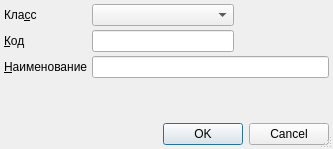
<?xml version="1.0" encoding="UTF-8"?>
<ui version="4.0">
 <class>ItemEditorDialog</class>
 <widget class="QDialog" name="ItemEditorDialog">
  <property name="geometry">
   <rect>
    <x>0</x>
    <y>0</y>
    <width>333</width>
    <height>149</height>
   </rect>
  </property>
  <property name="windowTitle">
   <string>ChangeMe!</string>
  </property>
  <property name="sizeGripEnabled">
   <bool>true</bool>
  </property>
  <layout class="QGridLayout" name="gridLayout">
   <property name="margin">
    <number>4</number>
   </property>
   <property name="spacing">
    <number>4</number>
   </property>
   <item row="0" column="0">
    <widget class="QLabel" name="lblType">
     <property name="sizePolicy">
      <sizepolicy hsizetype="Maximum" vsizetype="Preferred">
       <horstretch>0</horstretch>
       <verstretch>0</verstretch>
      </sizepolicy>
     </property>
     <property name="text">
      <string>Кла&amp;cc</string>
     </property>
     <property name="buddy">
      <cstring>cmbType</cstring>
     </property>
    </widget>
   </item>
   <item row="0" column="1" colspan="3">
    <widget class="QComboBox" name="cmbType"/>
   </item>
   <item row="0" column="4">
    <spacer name="horizontalSpacer_3">
     <property name="orientation">
      <enum>Qt::Horizontal</enum>
     </property>
     <property name="sizeHint" stdset="0">
      <size>
       <width>40</width>
       <height>20</height>
      </size>
     </property>
    </spacer>
   </item>
   <item row="1" column="0">
    <widget class="QLabel" name="lblCode">
     <property name="sizePolicy">
      <sizepolicy hsizetype="Maximum" vsizetype="Preferred">
       <horstretch>0</horstretch>
       <verstretch>0</verstretch>
      </sizepolicy>
     </property>
     <property name="text">
      <string>&amp;Код</string>
     </property>
     <property name="buddy">
      <cstring>edtCode</cstring>
     </property>
    </widget>
   </item>
   <item row="1" column="1" colspan="3">
    <widget class="QLineEdit" name="edtCode"/>
   </item>
   <item row="1" column="4">
    <spacer name="horizontalSpacer_2">
     <property name="orientation">
      <enum>Qt::Horizontal</enum>
     </property>
     <property name="sizeHint" stdset="0">
      <size>
       <width>40</width>
       <height>20</height>
      </size>
     </property>
    </spacer>
   </item>
   <item row="2" column="0">
    <widget class="QLabel" name="lblName">
     <property name="sizePolicy">
      <sizepolicy hsizetype="Maximum" vsizetype="Preferred">
       <horstretch>0</horstretch>
       <verstretch>0</verstretch>
      </sizepolicy>
     </property>
     <property name="text">
      <string>&amp;Наименование</string>
     </property>
     <property name="buddy">
      <cstring>edtName</cstring>
     </property>
    </widget>
   </item>
   <item row="2" column="1" colspan="4">
    <widget class="QLineEdit" name="edtName"/>
   </item>
   <item row="3" column="2" colspan="2">
    <spacer>
     <property name="orientation">
      <enum>Qt::Vertical</enum>
     </property>
     <property name="sizeHint" stdset="0">
      <size>
       <width>103</width>
       <height>21</height>
      </size>
     </property>
    </spacer>
   </item>
   <item row="4" column="0" colspan="5">
    <widget class="QDialogButtonBox" name="buttonBox">
     <property name="orientation">
      <enum>Qt::Horizontal</enum>
     </property>
     <property name="standardButtons">
      <set>QDialogButtonBox::Cancel|QDialogButtonBox::Ok</set>
     </property>
    </widget>
   </item>
  </layout>
 </widget>
 <tabstops>
  <tabstop>cmbType</tabstop>
  <tabstop>edtCode</tabstop>
  <tabstop>edtName</tabstop>
  <tabstop>buttonBox</tabstop>
 </tabstops>
 <resources/>
 <connections>
  <connection>
   <sender>buttonBox</sender>
   <signal>accepted()</signal>
   <receiver>ItemEditorDialog</receiver>
   <slot>accept()</slot>
   <hints>
    <hint type="sourcelabel">
     <x>492</x>
     <y>292</y>
    </hint>
    <hint type="destinationlabel">
     <x>123</x>
     <y>250</y>
    </hint>
   </hints>
  </connection>
  <connection>
   <sender>buttonBox</sender>
   <signal>rejected()</signal>
   <receiver>ItemEditorDialog</receiver>
   <slot>reject()</slot>
   <hints>
    <hint type="sourcelabel">
     <x>493</x>
     <y>292</y>
    </hint>
    <hint type="destinationlabel">
     <x>207</x>
     <y>255</y>
    </hint>
   </hints>
  </connection>
 </connections>
</ui>
